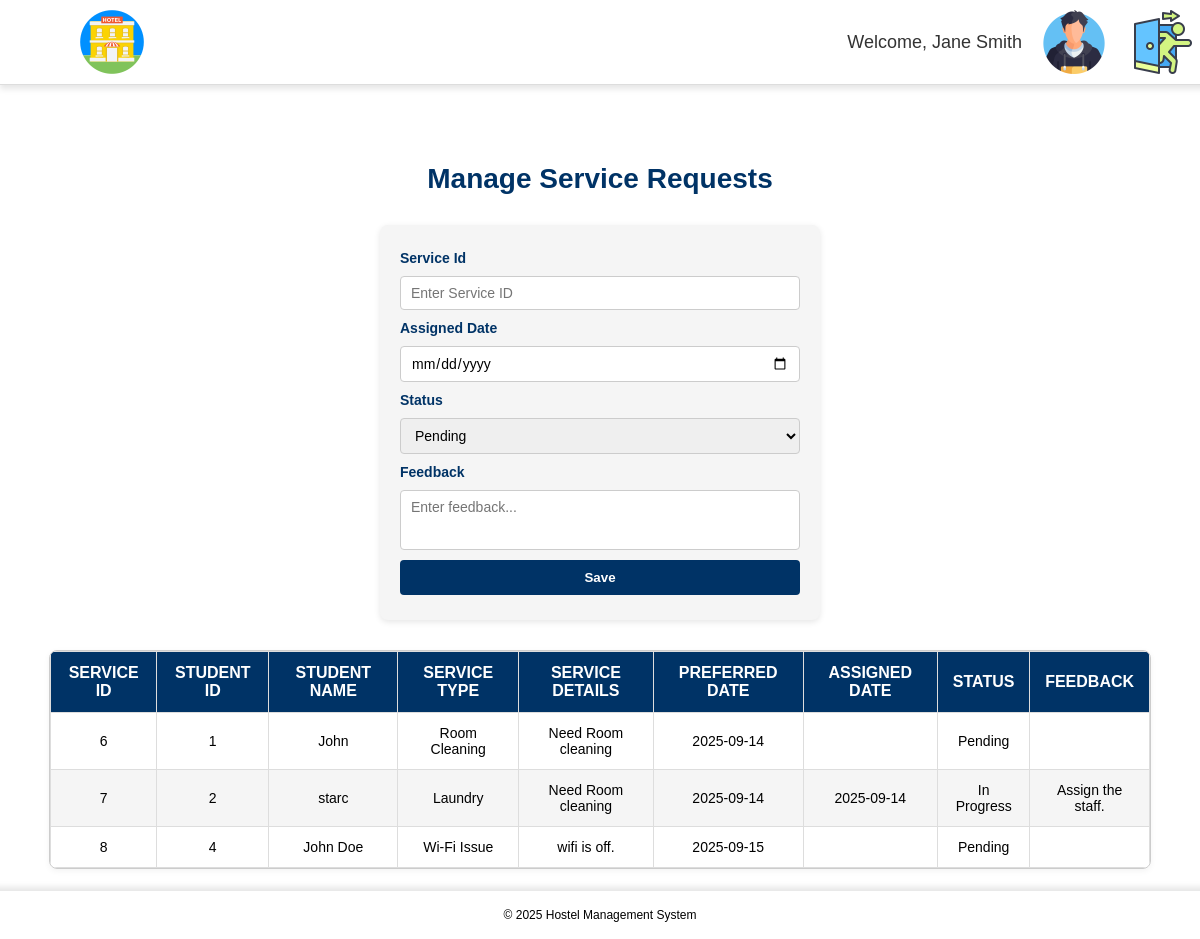
The page /View/handle_services.php (signed in) on the database its author committed.
### tables this page shows
CREATE TABLE `services` (
  `id` int(11) NOT NULL,
  `student_id` int(11) NOT NULL,
  `fullname` varchar(100) DEFAULT NULL,
  `service_type` enum('Room Cleaning','Wi-Fi Issue','Laundry','Maintenance','Other') NOT NULL,
  `details` text NOT NULL,
  `preferred_date` date NOT NULL,
  `assign_date` date DEFAULT NULL,
  `status` enum('Pending','Scheduled','Completed','In Progress') DEFAULT 'Pending',
  `feedback` text DEFAULT NULL,
  `date_submitted` timestamp NOT NULL DEFAULT current_timestamp()
);

### View/handle_services.php (the view, shortened to what this page needs)
<?php
include "../Php/process_services.php";
?>
<!DOCTYPE html>
<html>
<head>
    <link rel="stylesheet" href="../Css/handle_services.css">
    <link rel="stylesheet" href="../Css/topbar.css">
</head>
<body>
    <?php include "topbar.php"; ?>
    <main>
        <section id="manage-services">
            <h2>Manage Service Requests</h2>
            <form action="" method="POST">
                <label>Service Id</label>
                <input type="text" name="service_id" placeholder="Enter Service ID" class="request_input">
                <label>Assigned Date</label>
                <input type="date" name="assign_date" class="date-input">
                <label>Status</label>
                <select name="status" class="status-select">
                    <option value="Pending" selected>Pending</option>
                </select>
                <label>Feedback</label>
                <textarea name="feedback" class="feedback-textarea" placeholder="Enter feedback..."></textarea>
                <button type="submit" class="submit-btn">Save</button>
            </form>
            <div class="table-container">
                <table class="services-table">
                    <thead>
                        <tr>
                            <th>Service ID</th>
                            <th>Student ID</th>
                            <th>Student Name</th>
                            <th>Service Type</th>
                            <th>Service Details</th>
                            <th>Preferred Date</th>
                            <th>Assigned Date</th>
                            <th>Status</th>
                            <th>Feedback</th>
                        </tr>
                    </thead>
                    <tbody>
                        <?php
                        $query = "SELECT * FROM services";
                        $result = $conn->query($query);
                        if ($result->num_rows > 0) {
                            while ($row = $result->fetch_assoc()) {
                                echo "<tr>";
                                echo "<td>" . $row['id'] . "</td>";
                                echo "<td>" . $row['student_id'] . "</td>";
                                echo "<td>" . $row['fullname'] . "</td>";
                                echo "<td>" . $row['service_type'] . "</td>";
                                echo '<td>' . $row['details'] . '</td>';
                                echo "<td>" . $row['preferred_date'] . "</td>";
                                echo "<td>" . $row['assign_date'] . "</td>";
                                echo "<td>" . $row['status'] . "</td>";
                                echo "<td>" . $row['feedback'] . "</td>";
                                echo "</tr>";
                            }
                        } else {
                            echo "<tr><td colspan='8'>No service requests found.</td></tr>";
                        }
                        ?>
                    </tbody>
                </table>
            </div>
        </section>
    </main>
    <?php include "footer.php"; ?>
</body>
</html>

### Css/handle_services.css (style rules this page uses)
#manage-services { width: 95%; max-width: 1400px; margin: 20px auto; text-align: center; font-family: Arial, sans-serif; }
#manage-services h2 { font-size: 28px; color: #003366; margin-bottom: 20px; font-weight: 600; }
form { width: 400px; margin: 30px auto; padding: 25px 20px; background-color: #f5f5f5; border-radius: 8px; box-shadow: 0 2px 6px rgba(0,0,0,0.1); display: flex; flex-direction: column; gap: 10px; font-family: Arial, sans-serif; }
form label { font-weight: bold; color: #003366; font-size: 14px; text-align: left; }
form input, form select, form textarea { width: 100%; padding: 8px 10px; font-size: 14px; border: 1px solid #ccc; border-radius: 4px; box-sizing: border-box; font-family: inherit; }
.feedback-textarea { min-height: 60px; resize: none; }
.submit-btn { padding: 10px 0; border: none; border-radius: 4px; background-color: #003366; color: white; font-weight: bold; cursor: pointer; }
.table-container { max-height: 500px; overflow-y: auto; border: 1px solid #ccc; border-radius: 8px; box-shadow: 0 2px 6px rgba(0,0,0,0.05); margin-bottom: 30px; }
.services-table { width: 100%; border-collapse: collapse; font-size: 14px; min-width: 900px; }
.services-table th, .services-table td { padding: 12px; text-align: center; border: 1px solid #ddd; vertical-align: middle; box-sizing: border-box; }
.services-table th { background-color: #003366; color: white; position: sticky; top: 0; z-index: 2; font-size: 16px; font-weight: bold; text-transform: uppercase; }
.services-table tbody tr:nth-child(even) { background-color: #f5f5f5; }

### Css/topbar.css (style rules this page uses)
body { font-family: Arial, sans-serif; margin: 0; padding: 0; display: flex; flex-direction: column; align-items: center; min-height: 100vh; overflow-x: hidden; }
main { width: 100%; padding: 20px; margin-top: 100px; display: flex; flex-direction: column; align-items: center; flex-grow: 1; overflow-y: auto; box-sizing: border-box; }

### rows shown on the page
services: id "6", student "1", fullname "John", service_type "Room Cleaning", details "Need Room cleaning", preferred_date "2025-09-14", status "Pending"
services: id "7", student "2", fullname "starc", service_type "Laundry", details "Need Room cleaning", preferred_date "2025-09-14", assign_date "2025-09-14", status "In Progress", feedback "Assign the staff."
services: id "8", student "4", fullname "John Doe", service_type "Wi-Fi Issue", details "wifi is off.", preferred_date "2025-09-15", status "Pending"

### other values the page prints
$_SESSION['name'] "Jane Smith"
